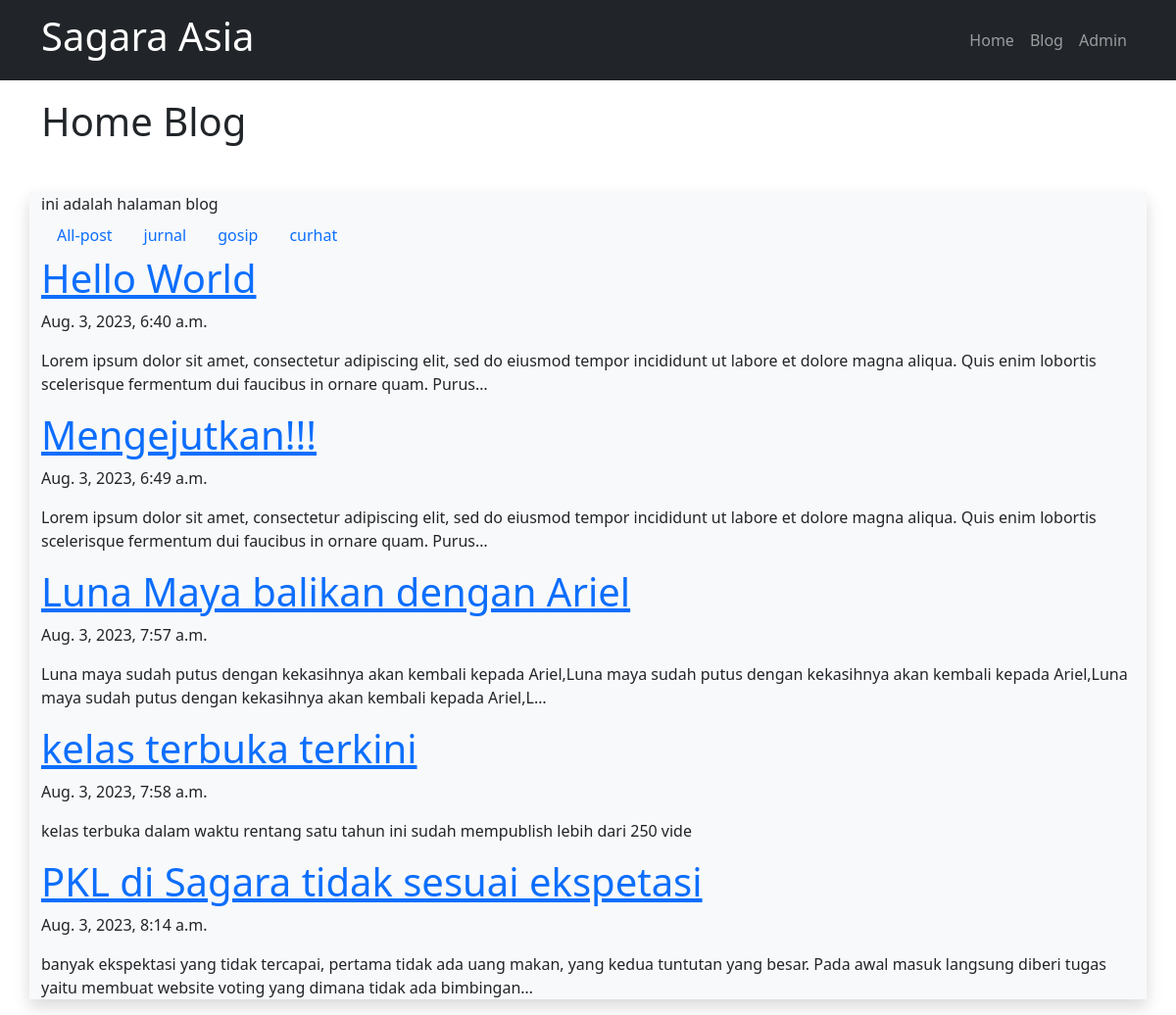
Screenshot of /blog/ with the database file from the repository.
### blog/models.py (models this page shows, shortened)
class Post(models.Model):
    judul = models.CharField(max_length=255)
    body = models.TextField()
    category = models.CharField(max_length=255)
    publish = models.DateTimeField(auto_now_add=True)
    update = models.DateTimeField(auto_now=True)
    slug = models.SlugField(blank=True, editable=False)

### blog/views.py (the view)
# urls.py: path('', views.index, name="index"),
def index(request):
    posts = Post.objects.all()
    categories = Post.objects.values('category').distinct()
    context = {
        'Judul': 'Home Blog',
        'Content': 'ini adalah halaman blog',
        'Categories': categories,
        'Posts': posts,
    }
    return render(request, 'blog/index.html', context)

### blog/templates/blog/index.html (shortened to what this page needs)
{% extends 'base.html' %}
{% block pageTitle %}
    {{Judul}}
{% endblock %}
{% block content %}
    {{Content}}
    <ul class="nav">
        <li class="nav-item">
            <a class="nav-link" href="{% url 'blog:index' %}">
                All-post
            </a>
        </li>
    {% for category in Categories %}
        <li class="nav-item">
            <a class="nav-link" href="{% url 'blog:category' categoryInput=category.category %}">
                {{category.category}}
            </a>
        </li>
    {% endfor %}
    </ul>
    {% for post in Posts %}
    <a href="{% url 'blog:detail' slugInput=post.slug %}">
        <h1>{{post.judul}}</h1>
    </a>
    <p>{{post.publish}}</p>
    <P>{{post.body|truncatechars:200}}</P>
    {% endfor %}
{% endblock %}

### templates/base.html (shortened to what this page needs)
<!DOCTYPE html>
<html lang="en">
<head>
{% include 'snippets/style.html' %}
</head>
<body>
    {% include 'snippets/navbar.html'   %}
    <div class="container" style="margin-top: 100px;">
        <h1>
            {% block pageTitle %}
            {% endblock %}
        </h1>
    </div>
    <div class="container bg-light shadow mt-5">
        {% block content %}
        {% endblock content %}
    </div>
</body>
</html>

### templates/snippets/style.html (shortened to what this page needs)
<link href="https://cdn.jsdelivr.net/npm/bootstrap@5.3.1/dist/css/bootstrap.min.css" rel="stylesheet">

### templates/snippets/navbar.html (shortened to what this page needs)
<nav class="navbar fixed-top navbar-expand-sm navbar-dark bg-dark">
    <div class="container">
        <a class="navbar-brand" href="#">
            <h1>Sagara Asia</h1></a>
        <div class="collapse navbar-collapse" id="navbarSupportedContent">
            <ul class="navbar-nav ms-auto">
                <li class="nav-item">
                    <a href="{% url 'index' %}" class="nav-link">
                        Home
                    </a>
                </li>
                <li class="nav-item">
                    <a href="{% url 'blog:index' %}" class="nav-link">
                        Blog
                    </a>
                </li>
                <li class="nav-item">
                    <a href="{% url 'admin:index' %}" class="nav-link">
                        Admin
                    </a>
                </li>
            </ul>
        </div>
    </div>
</nav>

### rows the page displays
Post: judul "Hello World", publish "Aug. 3, 2023, 6:40 a.m.", body "Lorem ipsum dolor sit amet, consectetur adipiscing elit, sed do eiusmod tempor incididunt ut labore et dolore magna aliqua. Quis enim lobortis scelerisque fermentum dui faucibus in ornare quam. Purus…"
Post: judul "Mengejutkan!!!", publish "Aug. 3, 2023, 6:49 a.m.", body "Lorem ipsum dolor sit amet, consectetur adipiscing elit, sed do eiusmod tempor incididunt ut labore et dolore magna aliqua. Quis enim lobortis scelerisque fermentum dui faucibus in ornare quam. Purus…"
Post: judul "Luna Maya balikan dengan Ariel", publish "Aug. 3, 2023, 7:57 a.m.", body "Luna maya sudah putus dengan kekasihnya akan kembali kepada Ariel,Luna maya sudah putus dengan kekasihnya akan kembali kepada Ariel,Luna maya sudah putus dengan kekasihnya akan kembali kepada Ariel,L…"
Post: judul "kelas terbuka terkini", publish "Aug. 3, 2023, 7:58 a.m.", body "kelas terbuka dalam waktu rentang satu tahun ini sudah mempublish lebih dari 250 vide"
Post: judul "PKL di Sagara tidak sesuai ekspetasi", publish "Aug. 3, 2023, 8:14 a.m.", body "banyak ekspektasi yang tidak tercapai, pertama tidak ada uang makan, yang kedua tuntutan yang besar. Pada awal masuk langsung diberi tugas yaitu membuat website voting yang dimana tidak ada bimbingan…"

### other values shown
{{ Judul }} "Home Blog"
{{ Content }} "ini adalah halaman blog"
{{ category.category }} "jurnal" "gosip" "curhat"
